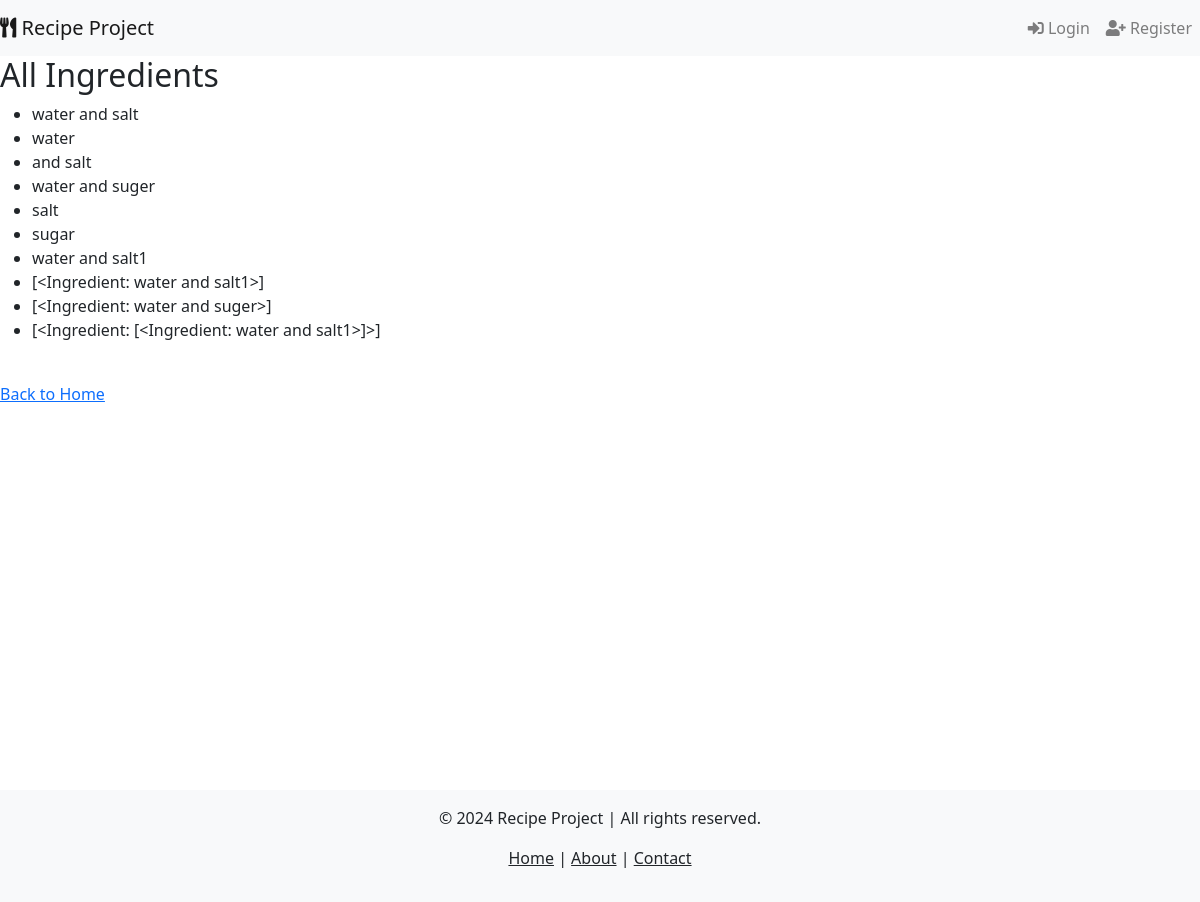
The app's page /ingredients/, older data.
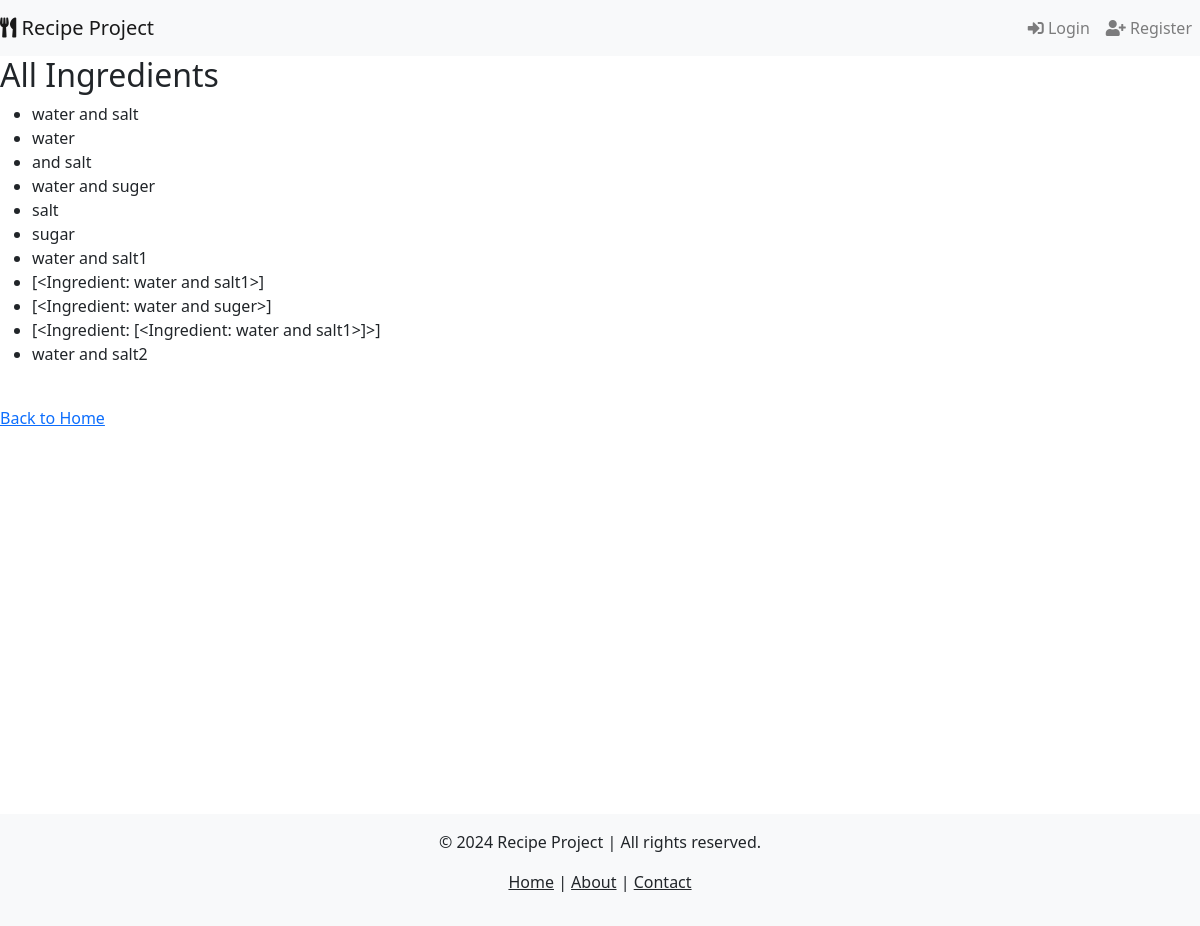
The same page, newer data.
### recipe_app/models.py (models this page shows, shortened)
class Ingredient(models.Model):
    name = models.CharField(max_length=100)

### recipe_app/views.py (the view)
# urls.py: path('ingredients/', views.IngredientListView.as_view(), name='ingredient_list'),
class IngredientListView(ListView):
    model = Ingredient
    template_name = 'ingredient_list.html'
    context_object_name = 'ingredients'

### recipe_app/context_processors.py (called while the page is built)
def current_year(request):
    return {'current_year': datetime.now().year}

### templates/ingredient_list.html
{% extends 'base.html' %}
{% block content %}
    <h2>All Ingredients</h2>
    <ul>
        {% for ingredient in ingredients %}
            <li>{{ ingredient.name }}</li>
        {% endfor %}
    </ul>
    <br>
    <a href="{% url 'home' %}">Back to Home</a>
{% endblock %}

Row changes from the older to the newer data that the page shows:
added Ingredient: name "water and salt2"
